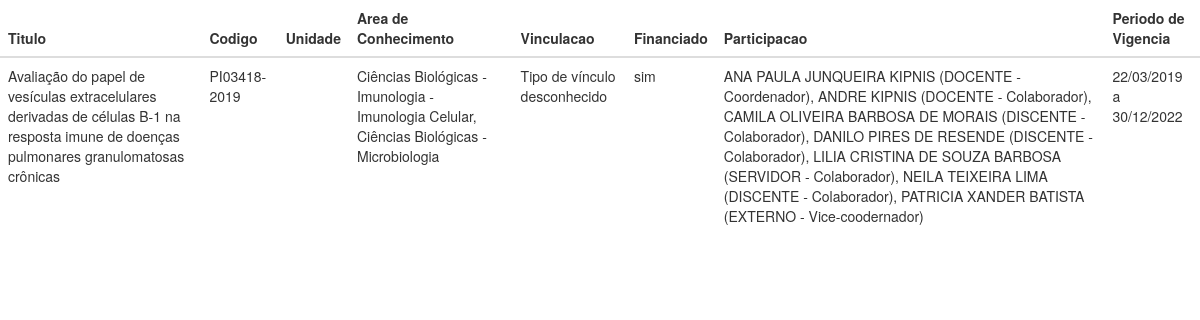
The app's page /project/3 with its own data.
### models.py (models this page shows)
class Pesquisa(db.Model):
    __tablename__ = "pesquisas"
    id = db.Column(db.Integer, primary_key=True)
    codigo = db.Column(db.String, nullable=False)
    unidade = db.Column(db.String, nullable=False)
    titulo = db.Column(db.String, nullable=False)
    area_de_conhecimento = db.Column(db.String, nullable=False)
    vinculacao = db.Column(db.String, nullable=False)
    financiada = db.Column(db.String, nullable=False)
    participacao = db.Column(db.String, nullable=False)
    periodo_de_vigencia = db.Column(db.String, nullable=False)

### application.py (the view)
@app.route('/project/<int:project_id>')
def project(project_id):
	project = Pesquisa.query.get(project_id)
	return render_template('project.html', project=project)

### templates/project.html (shortened to what this page needs)
<!DOCTYPE html>
<html>
  <head>
  <link rel="stylesheet" href="https://maxcdn.bootstrapcdn.com/bootstrap/3.4.0/css/bootstrap.min.css">
  <link rel="stylesheet" href="{{ url_for('static', filename='css/style.css') }}">
  </head>
  <body>
    <div class="table-responsive">
      <table class="table">
        <thead>
            <tr>
                <th scope="col">Titulo</th>
                <th scope="col">Codigo</th>
                <th scope="col">Unidade</th>
                <th scope="col">Area de Conhecimento</th>
                <th scope="col">Vinculacao</th>
                <th scope="col">Financiado</th>
                <th scope="col">Participacao</th>
                <th scope="col">Periodo de Vigencia</th>
            </tr>
        </thead>
        <tbody>
                <td> {{ project.titulo }} </td>
                <td> {{ project.codigo }} </td>
                <td> {{ project.unicdade }} </td>
                <td> {{ project.area_de_conhecimento }} </td>
                <td> {{ project.vinculacao }} </td>
                <td> {{ project.financiada }} </td>
                <td> {{ project.participacao }} </td>
                <td> {{ project.periodo_de_vigencia }} </td>
        </tbody>
  	</table>
 	 </div>
  </body>
</html>

### records on screen
Pesquisa: titulo "Avaliação do papel de vesículas extracelulares derivadas de células B-1 na resposta imune de doenças pulmonares granulomatosas crônicas", codigo "PI03418-2019", area_de_conhecimento "Ciências Biológicas - Imunologia - Imunologia Celular, Ciências Biológicas - Microbiologia", vinculacao "Tipo de vínculo desconhecido", financiada "sim", participacao "ANA PAULA JUNQUEIRA KIPNIS (DOCENTE - Coordenador), ANDRE KIPNIS (DOCENTE - Colaborador), CAMILA OLIVEIRA BARBOSA DE MORAIS (DISCENTE - Colaborador), DANILO PIRES DE RESENDE (DISCENTE - Colaborador), LILIA CRISTINA DE SOUZA BARBOSA (SERVIDOR - Colaborador), NEILA TEIXEIRA LIMA (DISCENTE - Colaborador), PATRICIA XANDER BATISTA (EXTERNO - Vice-coodernador)", periodo_de_vigencia "22/03/2019 a 30/12/2022"
